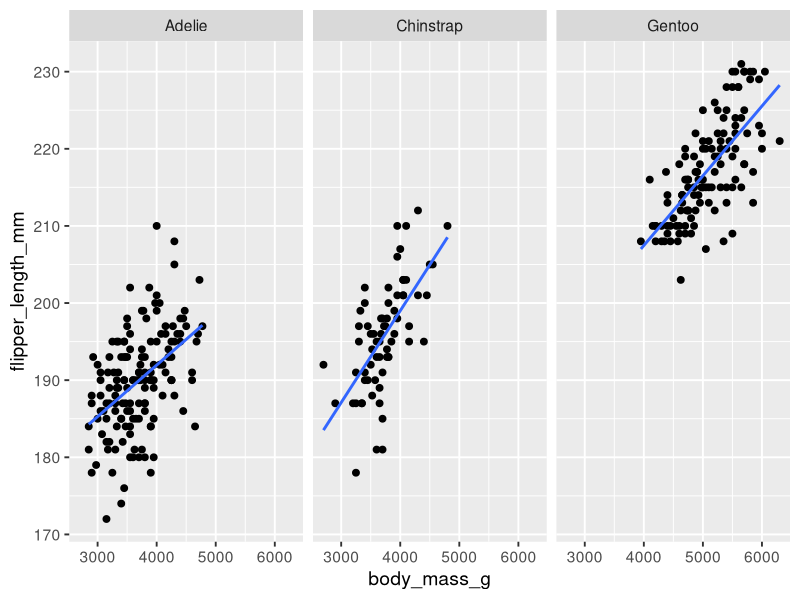
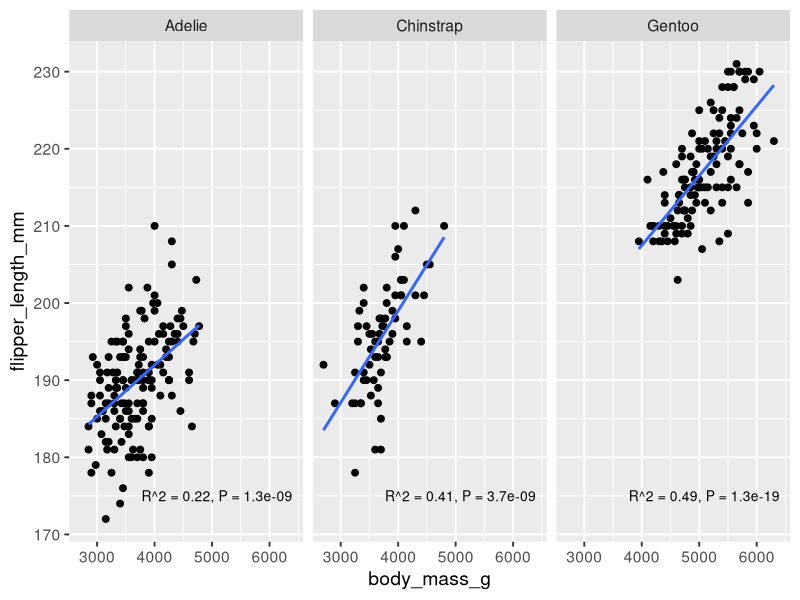

R code for these plots, in order:
## ---- chunk 1
#| include: false
library(tidyverse)
library(palmerpenguins)
library(cowplot)
library(glue)
library(here)

# ggplot2 settings so plots scale well for slide size 
theme_set(theme_gray(14))
update_geom_defaults("point", list(size = 2))
update_geom_defaults("line", list(linewidth = 1))
## ---- chunk 2
#| label: penguins-fits
#| echo: true
#| fig-width: 9
#| fig-asp: 0.4
#| fig-cap: "&nbsp;"
#| out-width: "80%"
penguins |>
  ggplot(aes(body_mass_g, flipper_length_mm)) +
  geom_point() +
  geom_smooth(method = "lm", se = FALSE) +
  facet_wrap(~species)
## ---- chunk 3
#| echo: true
penguins_adelie <- filter(penguins, species == "Adelie")
## ---- chunk 4
#| echo: true
penguins_adelie <- filter(penguins, species == "Adelie")

lm_out <- lm(flipper_length_mm ~ body_mass_g, data = penguins_adelie)
## ---- chunk 5
#| echo: true
penguins_adelie <- filter(penguins, species == "Adelie")

lm_out <- lm(flipper_length_mm ~ body_mass_g, data = penguins_adelie)
summary(lm_out)
## ---- chunk 6
#| echo: true
penguins |>
  nest(data = -species) # nest all data except species column
## ---- chunk 7
#| echo: true
penguins |>
  nest(data = -species) |>
  mutate(
    # apply linear model to each nested data frame
    fit = map(data, ~lm(flipper_length_mm ~ body_mass_g, data = .x))
  )
## ---- chunk 8
#| echo: true
lm_data <- penguins |>
  nest(data = -species) |>
  mutate(
    # apply linear model to each nested data frame
    fit = map(data, ~lm(flipper_length_mm ~ body_mass_g, data = .x))
  )

lm_data$fit[[1]]  # first model fit, for Adelie species
## ---- chunk 9
#| echo: true
summary(lm_data$fit[[1]]) # summarize the first model, which is for Adelie
## ---- chunk 10
#| echo: true
summary(lm_data$fit[[2]]) # second model, Chinstrap
## ---- chunk 11
#| echo: true
summary(lm_data$fit[[3]]) # third model, Gentoo
## ---- chunk 12
#| echo: true
library(broom)

glance(lm_data$fit[[1]])
## ---- chunk 13
#| echo: true
library(broom)

tidy(lm_data$fit[[1]])
## ---- chunk 14
#| echo: true
lm_data
## ---- chunk 15
#| echo: true
lm_data |>
  mutate(
    glance_out = map(fit, glance) # apply `glance()` to each fitted model
  )
## ---- chunk 16
#| echo: true
lm_data |>
  mutate(
    glance_out = map(fit, glance) # apply `glance()` to each fitted model
  ) |>
  select(species, glance_out)     # only keep species name and glance output
## ---- chunk 17
#| echo: true
lm_data |>
  mutate(
    glance_out = map(fit, glance) # apply `glance()` to each fitted model
  ) |>
  select(species, glance_out) |>  # only keep species name and glance output
  unnest(cols = glance_out)
## ---- chunk 18
#| echo: true
lm_summary <- penguins |>
  nest(data = -species) |>
  mutate(
    fit = map(data, ~lm(flipper_length_mm ~ body_mass_g, data = .x)),
    glance_out = map(fit, glance)
  ) |>
  select(species, glance_out) |>
  unnest(cols = glance_out)

lm_summary
## ---- chunk 19
#| echo: true
label_data <- lm_summary |>
  mutate(
    rsqr = signif(r.squared, 2),  # round to 2 significant digits
    pval = signif(p.value, 2),
    label = glue("R^2 = {rsqr}, P = {pval}"),
    body_mass_g = 6400, flipper_length_mm = 175 # label position in plot
  ) |>
  select(species, label, body_mass_g, flipper_length_mm)

label_data
## ---- chunk 20
#| label: penguins-fit-w-labels
#| echo: true
#| fig-width: 9
#| fig-asp: 0.4
#| fig-cap: "&nbsp;"
#| out-width: "80%"
ggplot(penguins, aes(body_mass_g, flipper_length_mm)) + geom_point() +
  geom_text(
    data = label_data, aes(label = label),
    size = 10, size.unit = "pt", hjust = 1  # 10pt, right-justified
  ) +
  geom_smooth(method = "lm", se = FALSE) + facet_wrap(vars(species))
